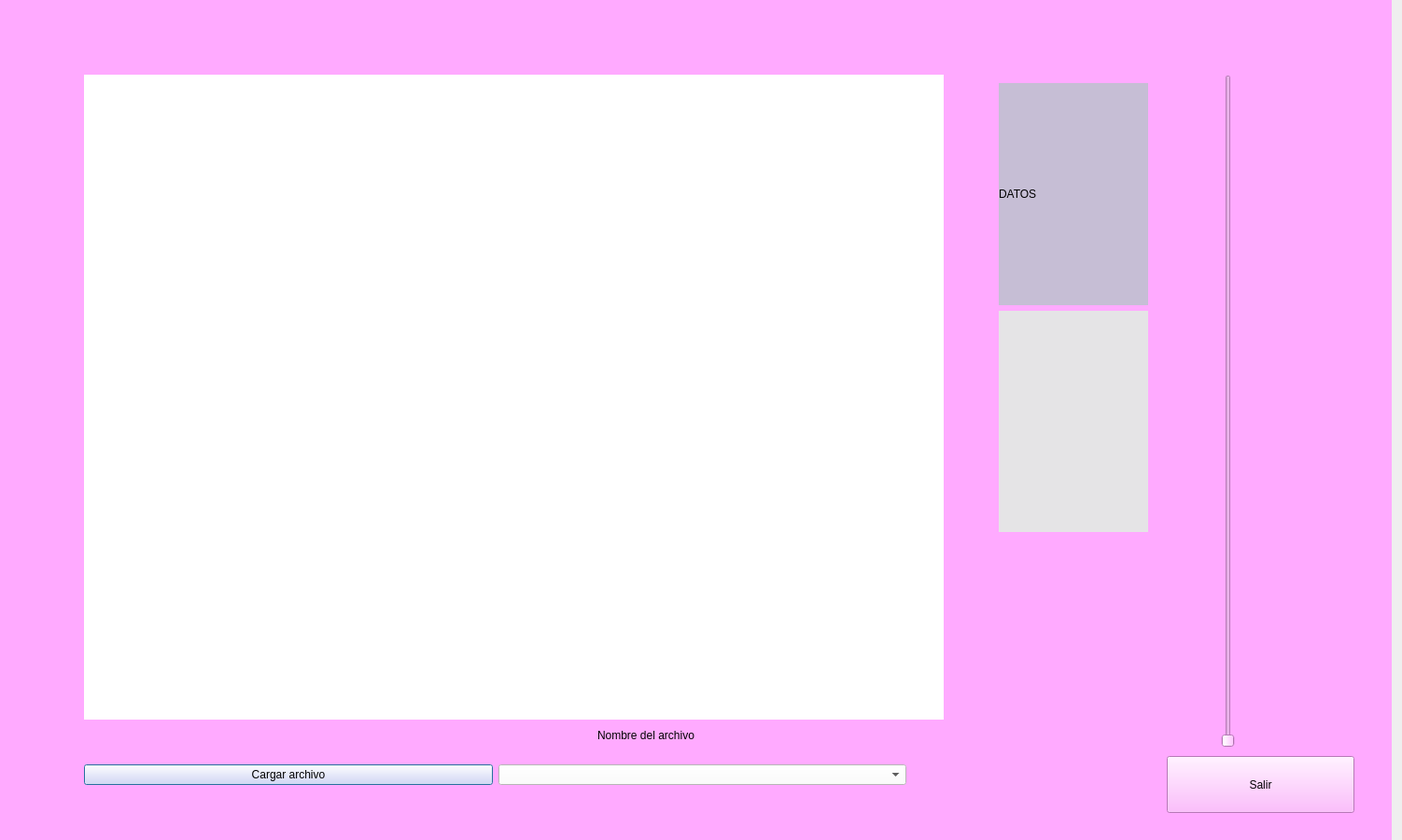
<?xml version="1.0" encoding="UTF-8"?>
<ui version="4.0">
 <class>Dialog</class>
 <widget class="QDialog" name="Dialog">
  <property name="geometry">
   <rect>
    <x>0</x>
    <y>0</y>
    <width>1502</width>
    <height>900</height>
   </rect>
  </property>
  <property name="minimumSize">
   <size>
    <width>1500</width>
    <height>900</height>
   </size>
  </property>
  <property name="windowTitle">
   <string>Dialog</string>
  </property>
  <widget class="QWidget" name="widget" native="true">
   <property name="geometry">
    <rect>
     <x>-20</x>
     <y>0</y>
     <width>1511</width>
     <height>1101</height>
    </rect>
   </property>
   <property name="minimumSize">
    <size>
     <width>511</width>
     <height>511</height>
    </size>
   </property>
   <property name="styleSheet">
    <string notr="true">background-color: rgb(255, 170, 255);</string>
   </property>
   <widget class="QLabel" name="label">
    <property name="geometry">
     <rect>
      <x>110</x>
      <y>80</y>
      <width>921</width>
      <height>691</height>
     </rect>
    </property>
    <property name="styleSheet">
     <string notr="true">background-color: rgb(255, 255, 255);</string>
    </property>
    <property name="text">
     <string/>
    </property>
   </widget>
   <widget class="QSlider" name="verticalSlider">
    <property name="geometry">
     <rect>
      <x>1290</x>
      <y>80</y>
      <width>91</width>
      <height>721</height>
     </rect>
    </property>
    <property name="orientation">
     <enum>Qt::Vertical</enum>
    </property>
   </widget>
   <widget class="QWidget" name="horizontalLayoutWidget">
    <property name="geometry">
     <rect>
      <x>110</x>
      <y>800</y>
      <width>881</width>
      <height>61</height>
     </rect>
    </property>
    <layout class="QHBoxLayout" name="horizontalLayout">
     <item>
      <widget class="QPushButton" name="abrir">
       <property name="styleSheet">
        <string notr="true">background-color: rgb(223, 216, 255);</string>
       </property>
       <property name="text">
        <string>Cargar archivo</string>
       </property>
      </widget>
     </item>
     <item>
      <widget class="QComboBox" name="comboBox">
       <property name="styleSheet">
        <string notr="true">background-color: rgb(255, 255, 255);</string>
       </property>
      </widget>
     </item>
    </layout>
   </widget>
   <widget class="QPushButton" name="close">
    <property name="geometry">
     <rect>
      <x>1270</x>
      <y>810</y>
      <width>201</width>
      <height>61</height>
     </rect>
    </property>
    <property name="text">
     <string>Salir</string>
    </property>
   </widget>
   <widget class="QLabel" name="label_2">
    <property name="geometry">
     <rect>
      <x>660</x>
      <y>780</y>
      <width>331</width>
      <height>16</height>
     </rect>
    </property>
    <property name="text">
     <string>Nombre del archivo</string>
    </property>
   </widget>
   <widget class="QWidget" name="verticalLayoutWidget">
    <property name="geometry">
     <rect>
      <x>1090</x>
      <y>89</y>
      <width>160</width>
      <height>481</height>
     </rect>
    </property>
    <layout class="QVBoxLayout" name="verticalLayout">
     <item>
      <widget class="QLabel" name="label_3">
       <property name="styleSheet">
        <string notr="true">background-color: rgb(198, 190, 213);</string>
       </property>
       <property name="text">
        <string>DATOS</string>
       </property>
      </widget>
     </item>
     <item>
      <widget class="QLabel" name="datos">
       <property name="styleSheet">
        <string notr="true">background-color: rgb(229, 228, 230);</string>
       </property>
       <property name="text">
        <string/>
       </property>
      </widget>
     </item>
    </layout>
   </widget>
  </widget>
 </widget>
 <resources/>
 <connections/>
</ui>
